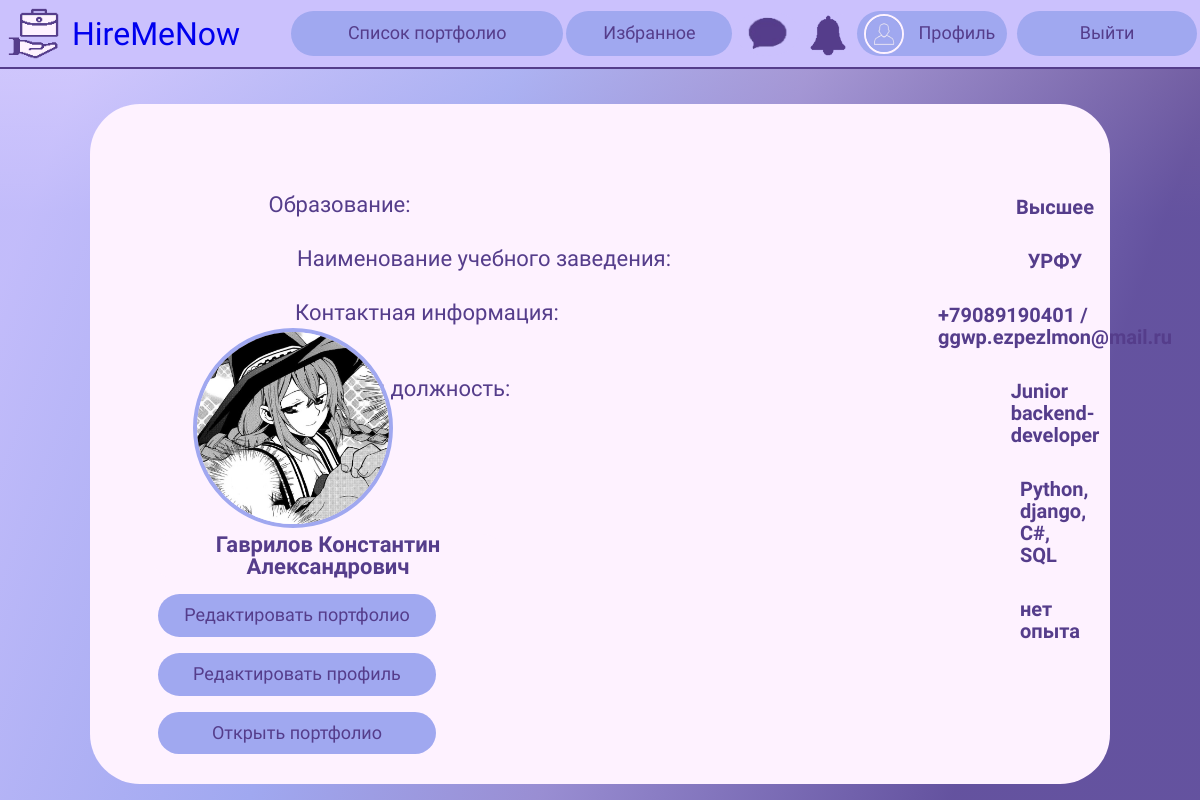
The app's page /profile/wedyzza/ (signed in), older data.
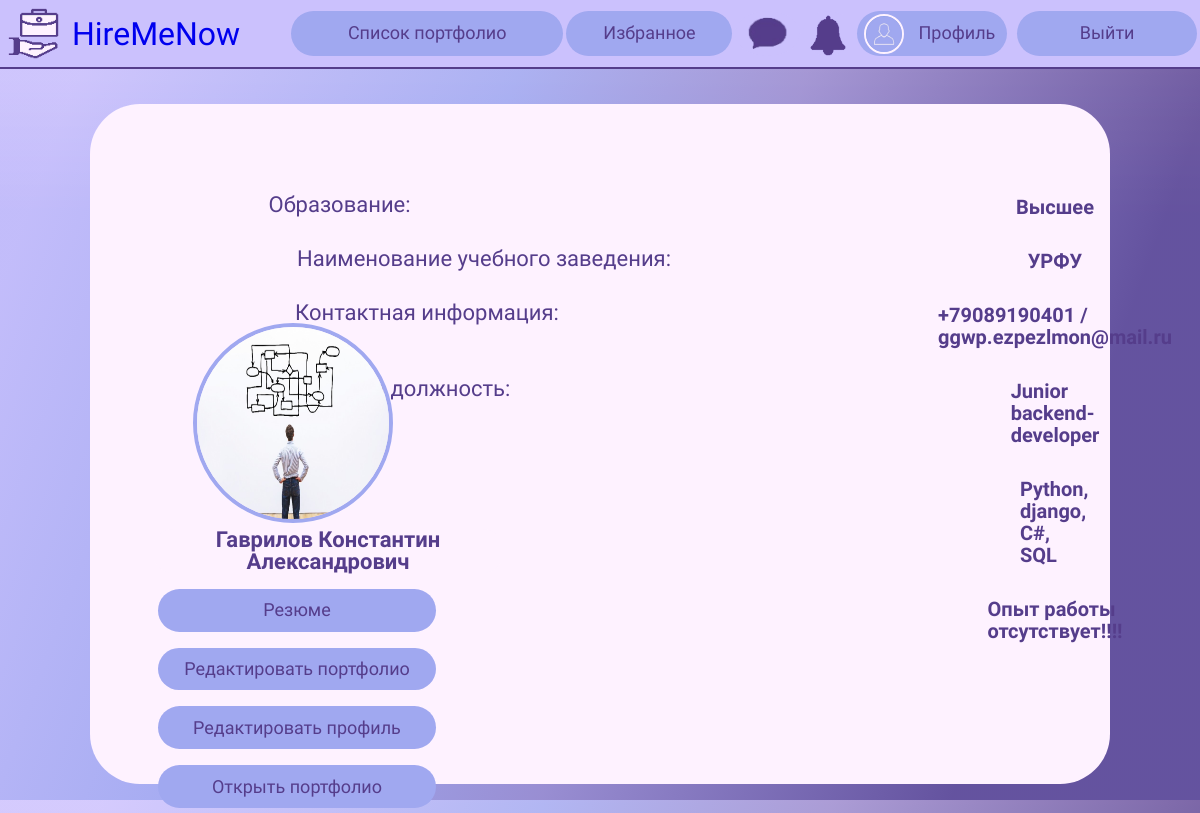
The same page, newer data.
### mainApp/models.py (models this page shows, shortened)
class userProfile(models.Model):
    user = models.OneToOneField(User, null=True, on_delete=models.CASCADE)
    resume = models.FileField(upload_to='files/', validators=[FileExtensionValidator(allowed_extensions=['pdf'])], blank=True)
    avatar = models.ImageField(upload_to='images/', default='../static/img/profile.png', validators=[FileExtensionValidator(allowed_extensions=['png', 'jpg', 'jpeg'])], blank=True)
    fullName = models.CharField(max_length=100, blank=False, default='похоже, тут ничего нет...')
    education = models.CharField(max_length=100, blank=False, default='похоже, тут ничего нет...')
    edu_base = models.CharField(max_length=100, blank=False, default='похоже, тут ничего нет...')
    contacts = models.CharField(max_length=250, blank=False, default='похоже, тут ничего нет...')
    level = models.CharField(max_length=100, blank=False, default='похоже, тут ничего нет...')
    chars = models.CharField(max_length=150, blank=False, default='похоже, тут ничего нет...')
    exp = models.CharField(max_length=200, blank=False, default='похоже, тут ничего нет...')

### mainApp/views.py (the view)
# urls.py: path('profile/<str:username>/', views.profile, name='profile'),
def profile(request, username):
    user = User.objects.get(username=username)
    user_profile = userProfile.objects.get(user=user)
    if request.method == 'POST':
        user_profile.avatar = request.POST.get('img')
        user_profile.save()
    context = {
        'user_profile': user_profile
    }
    return render(request, 'profile.html', context)

### templates/profile.html
{% load static %}
<!DOCTYPE html>
<html lang="ru" dir="ltr">
  <head>
    <link rel="stylesheet" href="{% static 'css/profile.css' %}">
      <link rel="stylesheet" href="{% static 'css/no_underline.css' %}">
  </head>
  <body>
    <div id="nav-bar">
		<a href="{% url 'home' %}" id="header">
			<img id="main-logo" src="{% static 'img/logo.png' %}" alt="logo">
			<h1 id="name">HireMeNow</h1>
		</a>
		<div id="buttons">
			<button class="btn" id="portfolio-list">Список портфолио</button>
			<button class="btn" id="favorite">Избранное</button>
			<a href="{% url 'chat_template' %}" id="chat">
			<img src="{% static 'img/chat.png' %}" width="65px" alt="chat">
			</a>
			<a href="{% url 'home' %}" id="notice">
			<img src="{% static 'img/notice.png' %}" width="50px" alt="notice">
			</a>
            {% if user.is_authenticated %}
            <div id="enter">
				<a href="{% url 'profile' request.user.username %}" class="btn" id="profile"><img id="profile-picture" src="{% static 'img/profile.png' %}" width="40px">Профиль</a>
				<a href="{% url 'logout' %}" class="btn" id="logout">Выйти</a>
			</div>
            {% else %}
			<div id="enter">
				<a href="{% url 'register' %}" class="btn" id="reg">Регистрация</a>
				<a href="{% url 'login' %}" class="btn" id="log">Вход</a>
			</div>
            {% endif %}
		</div>
	</div>
	<div class="hero">
		<div class="info">
			<div id="education">
				<h5 class="info-labels">Образование:</h5>
			</div>
			<p class="input-value">{{ user_profile.education }}</p>
			<div id="school-name">
				<h5>Наименование учебного заведения:</h5>
			</div>
			<p class="input-value">{{ user_profile.edu_base }}</p>
			<div id="contacts">
				<h5>Контактная информация:</h5>
			</div>
			<p class="input-value">{{ user_profile.contacts }}</p>
			<div id="fav-role">
				<h5>Желаемая должность:</h5>
			</div>
			<p class="input-value">{{ user_profile.level }}</p>
			<div id="skills">
				<h5>Навыки:</h5>
			</div>
			<p class="input-value">{{ user_profile.chars }}</p>
			<div id="exp">
				<h5>Опыт работы:</h5>
			</div>
			<p class="input-value">{{ user_profile.exp }}</p>
			</div>
		<div class="avatar-header">
			<img class="avatar" src="{{ user_profile.avatar.url }}"/>
            <h3 id="user-name">{{ user_profile.fullName }}</h3>
			<div class="btn-wrap">
            {% if request.user == user_profile.user %}
                {% if user_profile.resume %}
                    <a href="{{ user_profile.resume.url }}" class="avatar-header-btn" id="open-portfolio">Резюме</a>
                {% endif %}
				<button class="avatar-header-btn" id="edit-portfolio">Редактировать портфолио</button>
				<a href="{% url 'edit-profile' %}" class="avatar-header-btn" id="edit-profile">Редактировать профиль</a>
			{% endif %}
			<a href="{% url 'watch-portfolio' user_profile.user.username%}" class="avatar-header-btn" id="open-portfolio">Открыть портфолио</a>
            </div>
		</div>
	</div>
	</body>
</html>

Row changes from the older to the newer data that the page shows:
changed userProfile "Гаврилов Константин Александрович": exp "нет опыта" → "Опыт работы отсутствует!!!!"; avatar: a different picture
Text that changed along with them:
text now shown: "Резюме"
